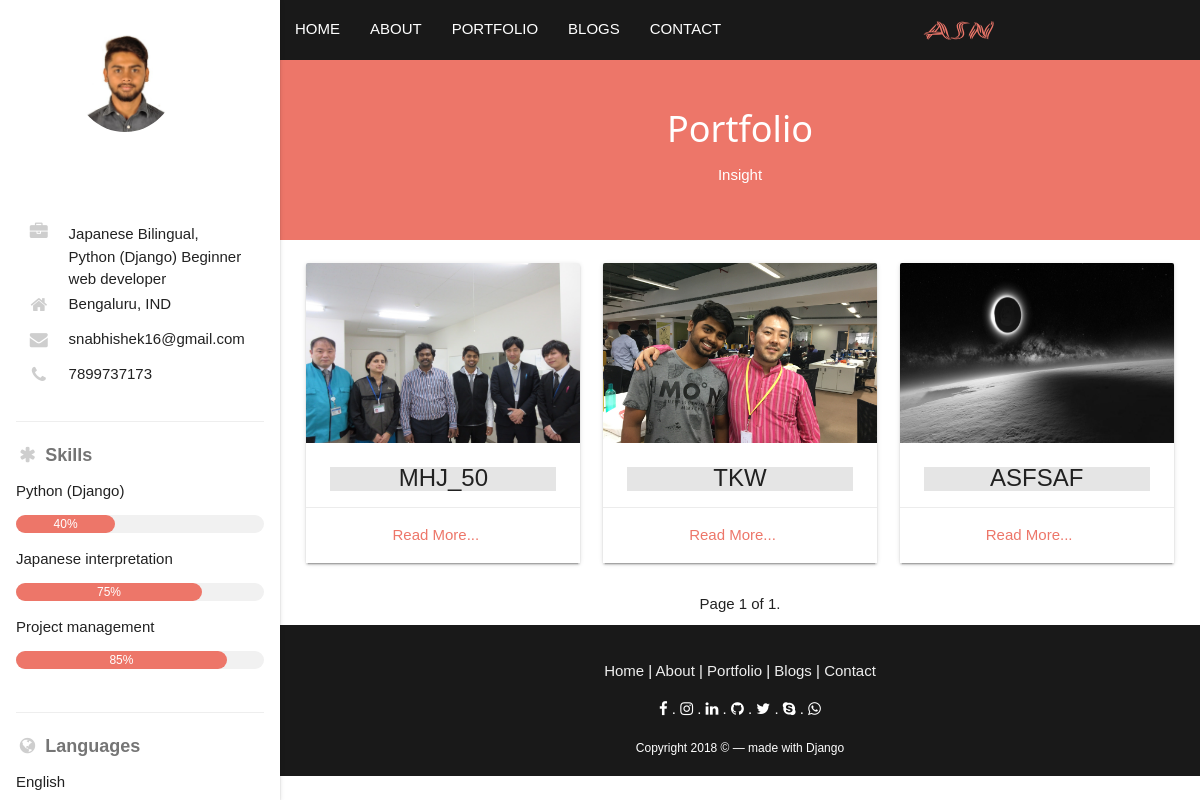
/portfolio/, run on an earlier commit of the app's database.
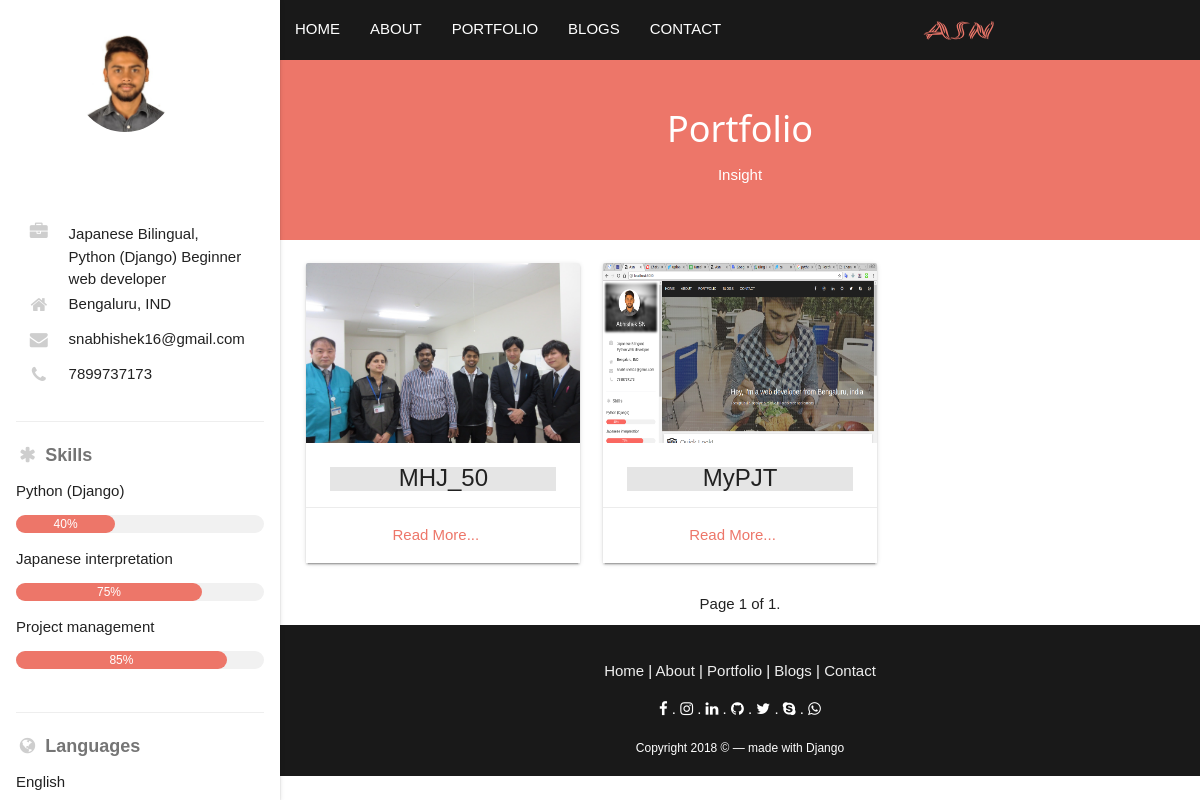
And on a later commit of the database.
### portfolio/models.py (models this page shows, shortened)
class Portfolio_list(models.Model):
    card_title = models.CharField(max_length=30,null=True)
    content = models.TextField()
    image = models.ImageField(upload_to='portfolio/%y/%m/%d/',null=True)
    posted_on = models.DateTimeField(auto_now=False, auto_now_add=True, null=True)
    updated = models.DateTimeField(auto_now=True, auto_now_add=False, null=True)

### portfolio/views.py (the view)
def portfolio_list(request):
    all_portfolios = Portfolio_list.objects.all()
    paginator = Paginator(all_portfolios, 6)
    page = request.GET.get('page')
    try:
        portfolios = paginator.page(page)
    except PageNotAnInteger:
        portfolios = paginator.page(1)
    except EmptyPage:
        portfolios = paginator.page(paginator.num_pages)
    context = {
        'all_portfolios': portfolios
    }
    return render(request, 'portfolio/portfolio.html', context)

### templates/portfolio/portfolio.html (shortened to what this page needs)
{% extends 'base.html' %}
{% load staticfiles %}
{% block content %}
<div class="blog">
    <div class="row blog-banner valign-wrapper">
        <div class="col s12">
            <h1 class=" blog-banner-heading White-text center">
                Portfolio
            </h1>
            <p class=" blog-banner-subheading White-text center">
                Insight
            </p>
        </div>
    </div>
    <div class="blog-content custom-container">
        <div class="row portfolio-list">
                {% if all_portfolios %}
                {% for obj in all_portfolios %}
                <div class="col s12-offset-2 m6 l4">
                        <div class="card small">
                            <div class="card-image waves-effect waves-block waves-light">
                              <img class="activator" src="{{obj.image.url}}">
                            </div>
                            <div class="card-content">
                              <span class="card-title activator grey-text center text-darken-4">{{obj.card_title}}</span>
                            </div>
                            <div class="card-action" align="center">
                                <a href="{{obj.id}}" style="text-transform: capitalize;">Read more...</a>
                            </div>
                        </div>
                </div>
                {% endfor %}
                {% endif %}
        </div>
    </div>
</div>
    <div class="center">
                    <div class="pagination" style="padding-bottom:10px">
                        <span class="step-links">
                            <span class="current">
                                Page {{ all_portfolios.number }} of {{ all_portfolios.paginator.num_pages }}.
                            </span>
                        </span>
                    </div>
                </div>
{% endblock content %}

What changed in the data, as far as the page shows it:
removed Portfolio_list: image (picture), card_title "TKW"
changed Portfolio_list: image: a different picture; card_title "ASFSAF" → "MyPJT"
